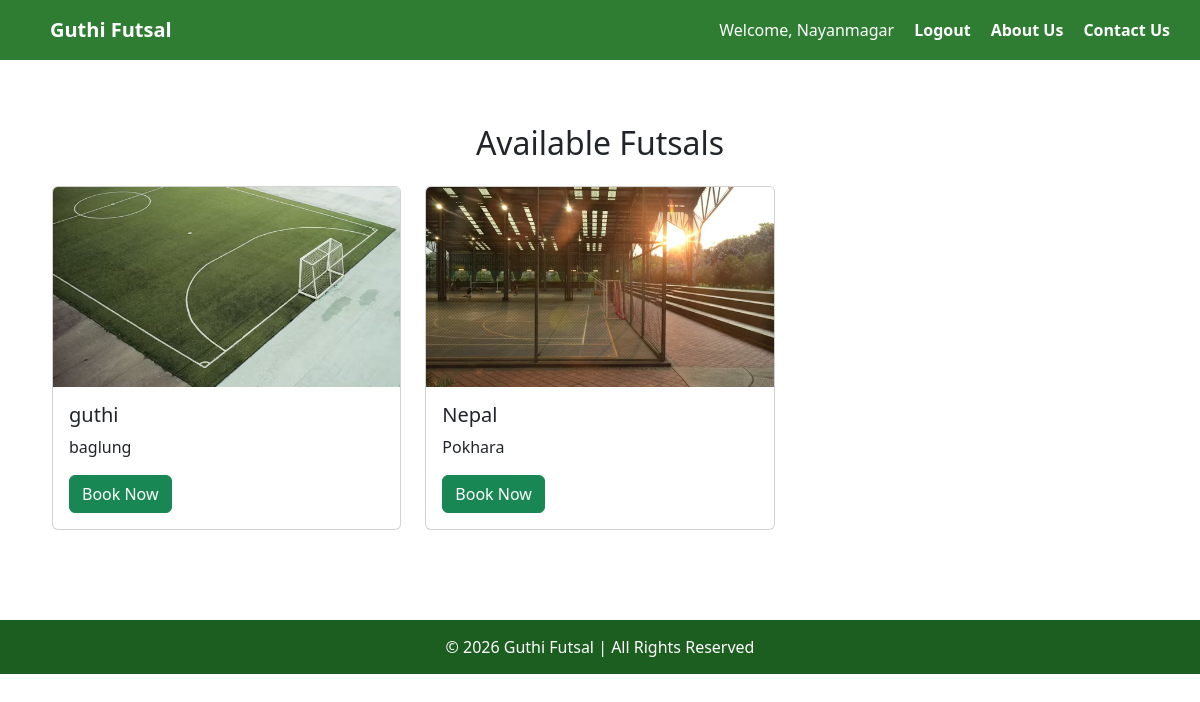
/futsals/ (signed in), run on the app's committed database.
### guthi/models.py (models this page shows, shortened)
class futsal(models.Model):
    name = models.CharField(max_length=100)
    location = models.CharField(max_length=200)
    description = models.TextField(blank=True)
    image = models.ImageField(upload_to='futsal_images/')
    created_at = models.DateTimeField(auto_now_add=True)

### guthi/views.py (the view)
# urls.py: path('futsals/', views.futsal_list, name='futsal_list'),
def futsal_list(request):
    futsals = futsal.objects.all()
    return render(request, 'futsal_list.html', {'futsals': futsals})

### guthi/Templates/futsal_list.html
{% extends 'base.html' %}
{% block content %}
<div class="container mt-4">
    <h2 class="text-center mb-4">Available Futsals</h2>
    <div class="row">
        {% for f in futsals %}
        <div class="col-md-4">
            <div class="card mb-4">
                <img src="{{ f.image.url }}" class="card-img-top" style="height:200px; object-fit:cover;">
                <div class="card-body">
                    <h5 class="card-title">{{ f.name }}</h5>
                    <p>{{ f.location }}</p>
                    <a href="{% url 'futsal_detail' f.id %}" class="btn btn-success">
                        Book Now
                    </a>
                </div>
            </div>
        </div>
        {% endfor %}
    </div>
</div>
{% endblock %}

### guthi/Templates/base.html (shortened to what this page needs)
<!DOCTYPE html>
<html lang="en">
<head>
    <link href="https://cdn.jsdelivr.net/npm/bootstrap@5.3.2/dist/css/bootstrap.min.css" rel="stylesheet">
</head>
<body>
    <nav>
        <div class="nav-left">
            <a href="{% url 'home' %}">Guthi Futsal</a>
        </div>
        <div class="nav-right">
            {% if request.user.is_authenticated %}
                <span style="color:white;">Welcome, {{ request.user.username }}</span>
                <a href="{% url 'logout' %}">Logout</a>
                <a href="{% url 'aboutus' %}">About Us</a>
                <a href="{% url 'contactus' %}">Contact Us</a>
            {% else %}
                <a href="{% url 'login' %}">Login</a>
                <a href="{% url 'register' %}">Register</a>
                <a href="{% url 'aboutus' %}">About Us</a>
                <a href="{% url 'contactus' %}">Contact Us</a>
            {% endif %}
        </div>
    </nav>
    <div class="content">
        {% block content %}
        {% endblock %}
    </div>
    <footer>
        © 2026 Guthi Futsal | All Rights Reserved
    </footer>
</body>
</html>

### guthi/Templates/base.html (style rules this page uses)
body { margin: 0; font-family: Arial, sans-serif; }
nav { background-color: #2e7d32; padding: 15px 30px; display: flex; justify-content: space-between; align-items: center; }
nav a { color: white; text-decoration: none; margin-left: 20px; font-weight: bold; }
.nav-left a { font-size: 20px; }
.nav-right { display: flex; align-items: center; }
.content { padding: 40px; min-height: 70vh; }
footer { background-color: #1b5e20; color: white; text-align: center; padding: 15px; }

### data on the page
futsal: image (picture), name "guthi", location "baglung"
futsal: image (picture), name "Nepal", location "Pokhara"

### other printed values
{{ request.user.username }} "Nayanmagar"
